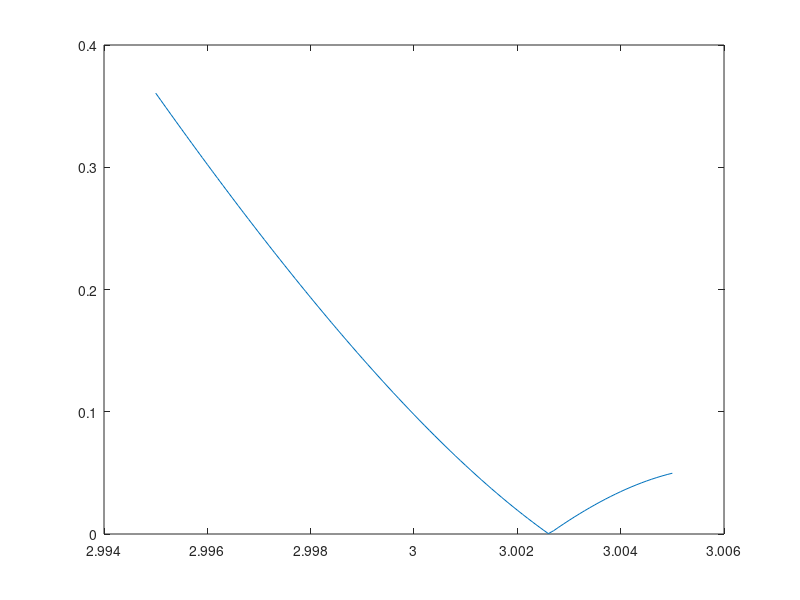

Recreate this plot in MATLAB.
clc;
clear all;
close all;

wave = 0.0005; %wavelength
f_o = 3.000;   %focal length of objective
D_SLM = 7.68;   %diameter of SLM
f_d = 750;     %focal length of difractive spherical lens (fd = 2*zh is optimal)
d1 = 450;      %distance between objective and SLM
z_h = 600;     %distance between SLM and CCD aperture
NA_in = (7.68/6); 
delta_min = zeros(1,11);
i = 1;


for z_s = 2.995:.0001:3.005
    if (abs(z_s) == 3.000)
        %Simplification f_o = z_s
        z_r = abs(z_h - f_d);
        trans_mag = z_h/f_o;
        delta_min(i) = z_r/(trans_mag*D_SLM);
        
    else
        f_e = (z_s*f_o)/(f_o-z_s);
        f_1 = (f_d*(f_e+d1))/(f_d-(f_e+d1));
        z_r = abs(((f_1+z_h)*(f_e+d1+z_h))/(f_1-f_e-d1));
        trans_mag = (z_h*f_e)/(z_s*(f_e+d1));
        delta_min(i) = z_r/(trans_mag*D_SLM);
       
    end
    i = i+1;
end

z_s = 2.995:.0001:3.005;
plot(z_s,delta_min);